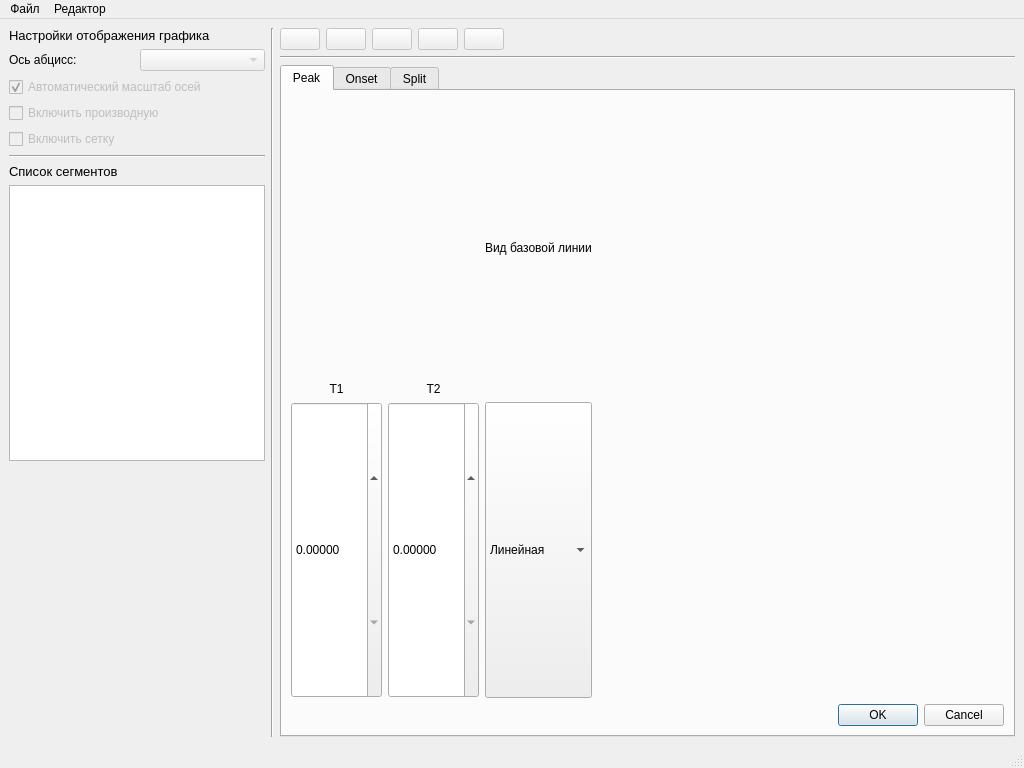
<?xml version="1.0" encoding="UTF-8"?>
<ui version="4.0">
 <class>MainWindow</class>
 <widget class="QMainWindow" name="MainWindow">
  <property name="geometry">
   <rect>
    <x>0</x>
    <y>0</y>
    <width>1024</width>
    <height>768</height>
   </rect>
  </property>
  <property name="windowTitle">
   <string>Fusion Analysis</string>
  </property>
  <widget class="QWidget" name="centralwidget">
   <layout class="QGridLayout" name="gridLayout_2" columnstretch="0,0,0">
    <item row="0" column="0">
     <layout class="QGridLayout" name="leftpanel">
      <item row="7" column="0">
       <widget class="QLabel" name="label">
        <property name="font">
         <font>
          <pointsize>10</pointsize>
         </font>
        </property>
        <property name="text">
         <string>Список сегментов</string>
        </property>
       </widget>
      </item>
      <item row="2" column="0" colspan="2">
       <widget class="QCheckBox" name="checkbox_autoscale">
        <property name="enabled">
         <bool>false</bool>
        </property>
        <property name="text">
         <string>Автоматический масштаб осей</string>
        </property>
        <property name="checked">
         <bool>true</bool>
        </property>
       </widget>
      </item>
      <item row="8" column="0" colspan="2">
       <widget class="QTreeWidget" name="treewidget_segments">
        <property name="headerHidden">
         <bool>true</bool>
        </property>
        <column>
         <property name="text">
          <string notr="true">1</string>
         </property>
        </column>
       </widget>
      </item>
      <item row="1" column="1">
       <widget class="QComboBox" name="combobox_xaxis">
        <property name="enabled">
         <bool>false</bool>
        </property>
       </widget>
      </item>
      <item row="1" column="0">
       <widget class="QLabel" name="label_xaxis">
        <property name="text">
         <string>Ось абцисс:</string>
        </property>
       </widget>
      </item>
      <item row="4" column="0" colspan="2">
       <widget class="QCheckBox" name="checkbox_grid">
        <property name="enabled">
         <bool>false</bool>
        </property>
        <property name="text">
         <string>Включить сетку</string>
        </property>
       </widget>
      </item>
      <item row="0" column="0" colspan="2">
       <widget class="QLabel" name="label_4">
        <property name="font">
         <font>
          <pointsize>10</pointsize>
         </font>
        </property>
        <property name="text">
         <string>Настройки отображения графика</string>
        </property>
       </widget>
      </item>
      <item row="6" column="0" colspan="2">
       <widget class="Line" name="line_3">
        <property name="orientation">
         <enum>Qt::Horizontal</enum>
        </property>
       </widget>
      </item>
      <item row="9" column="0">
       <spacer name="verticalSpacer">
        <property name="orientation">
         <enum>Qt::Vertical</enum>
        </property>
        <property name="sizeHint" stdset="0">
         <size>
          <width>20</width>
          <height>40</height>
         </size>
        </property>
       </spacer>
      </item>
      <item row="3" column="0" colspan="2">
       <widget class="QCheckBox" name="checkbox_derivative">
        <property name="enabled">
         <bool>false</bool>
        </property>
        <property name="text">
         <string>Включить производную</string>
        </property>
       </widget>
      </item>
     </layout>
    </item>
    <item row="0" column="1">
     <widget class="Line" name="line_2">
      <property name="orientation">
       <enum>Qt::Vertical</enum>
      </property>
     </widget>
    </item>
    <item row="0" column="2">
     <layout class="QGridLayout" name="rightpanel" rowstretch="0,0,0,0,1">
      <item row="0" column="0">
       <layout class="QHBoxLayout" name="toolbar" stretch="0,0,0,0,0,0">
        <property name="spacing">
         <number>6</number>
        </property>
        <property name="sizeConstraint">
         <enum>QLayout::SetMinimumSize</enum>
        </property>
        <property name="bottomMargin">
         <number>0</number>
        </property>
        <item>
         <widget class="QPushButton" name="btn_shiftsegment">
          <property name="enabled">
           <bool>false</bool>
          </property>
          <property name="toolTip">
           <string>Перемещение сегмента по оси y.</string>
          </property>
          <property name="icon">
           <iconset>
            <normaloff>assets/shift.png</normaloff>assets/shift.png</iconset>
          </property>
          <property name="iconSize">
           <size>
            <width>32</width>
            <height>32</height>
           </size>
          </property>
         </widget>
        </item>
        <item>
         <widget class="QPushButton" name="btn_split">
          <property name="enabled">
           <bool>false</bool>
          </property>
          <property name="toolTip">
           <string>Разделить сегмент на два.</string>
          </property>
          <property name="text">
           <string/>
          </property>
          <property name="icon">
           <iconset>
            <normaloff>assets/split.png</normaloff>assets/split.png</iconset>
          </property>
          <property name="iconSize">
           <size>
            <width>32</width>
            <height>32</height>
           </size>
          </property>
         </widget>
        </item>
        <item>
         <widget class="QPushButton" name="btn_peaktool">
          <property name="enabled">
           <bool>false</bool>
          </property>
          <property name="toolTip">
           <string>Выделение пика.</string>
          </property>
          <property name="text">
           <string/>
          </property>
          <property name="icon">
           <iconset>
            <normaloff>assets/peak.png</normaloff>assets/peak.png</iconset>
          </property>
          <property name="iconSize">
           <size>
            <width>32</width>
            <height>32</height>
           </size>
          </property>
          <property name="flat">
           <bool>false</bool>
          </property>
         </widget>
        </item>
        <item>
         <widget class="QPushButton" name="btn_onsettool">
          <property name="enabled">
           <bool>false</bool>
          </property>
          <property name="toolTip">
           <string>Найти начало пика.</string>
          </property>
          <property name="text">
           <string/>
          </property>
          <property name="icon">
           <iconset>
            <normaloff>assets/onset.png</normaloff>assets/onset.png</iconset>
          </property>
          <property name="iconSize">
           <size>
            <width>32</width>
            <height>32</height>
           </size>
          </property>
         </widget>
        </item>
        <item>
         <widget class="QPushButton" name="btn_endtool">
          <property name="enabled">
           <bool>false</bool>
          </property>
          <property name="toolTip">
           <string>Найти конец пика.</string>
          </property>
          <property name="text">
           <string/>
          </property>
          <property name="icon">
           <iconset>
            <normaloff>assets/end.png</normaloff>assets/end.png</iconset>
          </property>
          <property name="iconSize">
           <size>
            <width>32</width>
            <height>32</height>
           </size>
          </property>
         </widget>
        </item>
        <item>
         <spacer name="horizontalSpacer">
          <property name="orientation">
           <enum>Qt::Horizontal</enum>
          </property>
          <property name="sizeHint" stdset="0">
           <size>
            <width>40</width>
            <height>20</height>
           </size>
          </property>
         </spacer>
        </item>
       </layout>
      </item>
      <item row="4" column="0">
       <layout class="QVBoxLayout" name="plotLayout"/>
      </item>
      <item row="3" column="0">
       <layout class="QGridLayout" name="onsettoolLayout">
        <property name="sizeConstraint">
         <enum>QLayout::SetMinimumSize</enum>
        </property>
        <item row="0" column="0" colspan="4">
         <widget class="Line" name="line_4">
          <property name="sizePolicy">
           <sizepolicy hsizetype="Preferred" vsizetype="Preferred">
            <horstretch>0</horstretch>
            <verstretch>0</verstretch>
           </sizepolicy>
          </property>
          <property name="orientation">
           <enum>Qt::Horizontal</enum>
          </property>
         </widget>
        </item>
        <item row="1" column="0" colspan="4">
         <widget class="QTabWidget" name="tab_widget">
          <property name="currentIndex">
           <number>0</number>
          </property>
          <property name="tabBarAutoHide">
           <bool>true</bool>
          </property>
          <widget class="QWidget" name="tab">
           <attribute name="title">
            <string>Peak</string>
           </attribute>
           <layout class="QGridLayout" name="gridLayout">
            <item row="0" column="1">
             <widget class="QLabel" name="label_T2">
              <property name="text">
               <string>T2</string>
              </property>
              <property name="alignment">
               <set>Qt::AlignBottom|Qt::AlignHCenter</set>
              </property>
             </widget>
            </item>
            <item row="1" column="2">
             <widget class="QComboBox" name="combobox_baselinetype">
              <property name="sizePolicy">
               <sizepolicy hsizetype="Preferred" vsizetype="Preferred">
                <horstretch>0</horstretch>
                <verstretch>0</verstretch>
               </sizepolicy>
              </property>
              <item>
               <property name="text">
                <string>Линейная</string>
               </property>
              </item>
              <item>
               <property name="text">
                <string>Безье</string>
               </property>
              </item>
             </widget>
            </item>
            <item row="0" column="0">
             <widget class="QLabel" name="label_T1">
              <property name="sizePolicy">
               <sizepolicy hsizetype="Preferred" vsizetype="Preferred">
                <horstretch>0</horstretch>
                <verstretch>0</verstretch>
               </sizepolicy>
              </property>
              <property name="text">
               <string>T1</string>
              </property>
              <property name="alignment">
               <set>Qt::AlignBottom|Qt::AlignHCenter</set>
              </property>
             </widget>
            </item>
            <item row="0" column="2">
             <widget class="QLabel" name="label_2">
              <property name="text">
               <string>Вид базовой линии</string>
              </property>
             </widget>
            </item>
            <item row="1" column="1">
             <widget class="MySpinBox" name="spinbox_T2">
              <property name="sizePolicy">
               <sizepolicy hsizetype="Preferred" vsizetype="Preferred">
                <horstretch>0</horstretch>
                <verstretch>0</verstretch>
               </sizepolicy>
              </property>
              <property name="decimals">
               <number>5</number>
              </property>
              <property name="maximum">
               <double>2000.000000000000000</double>
              </property>
              <property name="singleStep">
               <double>0.100000000000000</double>
              </property>
             </widget>
            </item>
            <item row="1" column="3">
             <spacer name="horizontalSpacer_2">
              <property name="orientation">
               <enum>Qt::Horizontal</enum>
              </property>
              <property name="sizeHint" stdset="0">
               <size>
                <width>40</width>
                <height>20</height>
               </size>
              </property>
             </spacer>
            </item>
            <item row="1" column="0">
             <widget class="MySpinBox" name="spinbox_T1">
              <property name="sizePolicy">
               <sizepolicy hsizetype="Preferred" vsizetype="Preferred">
                <horstretch>0</horstretch>
                <verstretch>0</verstretch>
               </sizepolicy>
              </property>
              <property name="decimals">
               <number>5</number>
              </property>
              <property name="maximum">
               <double>2000.000000000000000</double>
              </property>
              <property name="singleStep">
               <double>0.100000000000000</double>
              </property>
             </widget>
            </item>
            <item row="2" column="0" colspan="4">
             <widget class="QDialogButtonBox" name="buttonbox_peak">
              <property name="layoutDirection">
               <enum>Qt::LeftToRight</enum>
              </property>
              <property name="standardButtons">
               <set>QDialogButtonBox::Cancel|QDialogButtonBox::Ok</set>
              </property>
             </widget>
            </item>
           </layout>
          </widget>
          <widget class="QWidget" name="tab_2">
           <attribute name="title">
            <string>Onset</string>
           </attribute>
           <layout class="QGridLayout" name="gridLayout_3">
            <item row="2" column="0" colspan="3">
             <widget class="QDialogButtonBox" name="buttonbox_onset">
              <property name="standardButtons">
               <set>QDialogButtonBox::Cancel|QDialogButtonBox::Ok</set>
              </property>
             </widget>
            </item>
            <item row="0" column="0">
             <widget class="QLabel" name="label_3">
              <property name="text">
               <string>T1</string>
              </property>
              <property name="alignment">
               <set>Qt::AlignBottom|Qt::AlignHCenter</set>
              </property>
             </widget>
            </item>
            <item row="1" column="2">
             <spacer name="horizontalSpacer_3">
              <property name="orientation">
               <enum>Qt::Horizontal</enum>
              </property>
              <property name="sizeHint" stdset="0">
               <size>
                <width>40</width>
                <height>20</height>
               </size>
              </property>
             </spacer>
            </item>
            <item row="0" column="1">
             <widget class="QLabel" name="label_5">
              <property name="text">
               <string>T2</string>
              </property>
              <property name="alignment">
               <set>Qt::AlignBottom|Qt::AlignHCenter</set>
              </property>
             </widget>
            </item>
            <item row="1" column="0">
             <widget class="MySpinBox" name="spinbox_onsettool_T1">
              <property name="sizePolicy">
               <sizepolicy hsizetype="Preferred" vsizetype="Preferred">
                <horstretch>0</horstretch>
                <verstretch>0</verstretch>
               </sizepolicy>
              </property>
              <property name="decimals">
               <number>5</number>
              </property>
              <property name="maximum">
               <double>2000.000000000000000</double>
              </property>
              <property name="singleStep">
               <double>0.100000000000000</double>
              </property>
             </widget>
            </item>
            <item row="1" column="1">
             <widget class="MySpinBox" name="spinbox_onsettool_T2">
              <property name="sizePolicy">
               <sizepolicy hsizetype="Preferred" vsizetype="Preferred">
                <horstretch>0</horstretch>
                <verstretch>0</verstretch>
               </sizepolicy>
              </property>
              <property name="decimals">
               <number>5</number>
              </property>
              <property name="maximum">
               <double>2000.000000000000000</double>
              </property>
              <property name="singleStep">
               <double>0.100000000000000</double>
              </property>
             </widget>
            </item>
           </layout>
          </widget>
          <widget class="QWidget" name="tab_3">
           <attribute name="title">
            <string>Split</string>
           </attribute>
           <layout class="QGridLayout" name="gridLayout_4">
            <item row="2" column="0" colspan="2">
             <widget class="QDialogButtonBox" name="buttonbox_split">
              <property name="standardButtons">
               <set>QDialogButtonBox::Cancel|QDialogButtonBox::Ok</set>
              </property>
             </widget>
            </item>
            <item row="1" column="0">
             <widget class="MySpinBox" name="spinbox_t">
              <property name="decimals">
               <number>5</number>
              </property>
              <property name="maximum">
               <double>2000.000000000000000</double>
              </property>
             </widget>
            </item>
            <item row="0" column="0">
             <widget class="QLabel" name="label_7">
              <property name="text">
               <string>T</string>
              </property>
              <property name="alignment">
               <set>Qt::AlignCenter</set>
              </property>
             </widget>
            </item>
            <item row="1" column="1">
             <spacer name="horizontalSpacer_4">
              <property name="orientation">
               <enum>Qt::Horizontal</enum>
              </property>
              <property name="sizeHint" stdset="0">
               <size>
                <width>40</width>
                <height>20</height>
               </size>
              </property>
             </spacer>
            </item>
           </layout>
          </widget>
         </widget>
        </item>
       </layout>
      </item>
     </layout>
    </item>
   </layout>
  </widget>
  <widget class="QMenuBar" name="menubar">
   <property name="geometry">
    <rect>
     <x>0</x>
     <y>0</y>
     <width>1024</width>
     <height>22</height>
    </rect>
   </property>
   <widget class="QMenu" name="menu_file">
    <property name="title">
     <string>Файл</string>
    </property>
    <widget class="QMenu" name="menu_import">
     <property name="title">
      <string>Импорт</string>
     </property>
     <addaction name="action_netzsch"/>
     <addaction name="action_setaram"/>
    </widget>
    <addaction name="action_open"/>
    <addaction name="menu_import"/>
    <addaction name="action_close"/>
   </widget>
   <widget class="QMenu" name="menu_editor">
    <property name="title">
     <string>Редактор</string>
    </property>
    <addaction name="action_config"/>
   </widget>
   <addaction name="menu_file"/>
   <addaction name="menu_editor"/>
  </widget>
  <widget class="QStatusBar" name="statusbar"/>
  <action name="action_open">
   <property name="text">
    <string>Открыть</string>
   </property>
  </action>
  <action name="action_close">
   <property name="enabled">
    <bool>false</bool>
   </property>
   <property name="text">
    <string>Закрыть</string>
   </property>
  </action>
  <action name="action_config">
   <property name="text">
    <string>Настройки</string>
   </property>
  </action>
  <action name="action_netzsch">
   <property name="text">
    <string>Netzsch ANSI TXT</string>
   </property>
  </action>
  <action name="action_setaram">
   <property name="text">
    <string>Setaram ANSI TXT</string>
   </property>
  </action>
 </widget>
 <customwidgets>
  <customwidget>
   <class>MySpinBox</class>
   <extends>QDoubleSpinBox</extends>
   <header>CustomWidgets</header>
  </customwidget>
 </customwidgets>
 <resources/>
 <connections/>
</ui>
